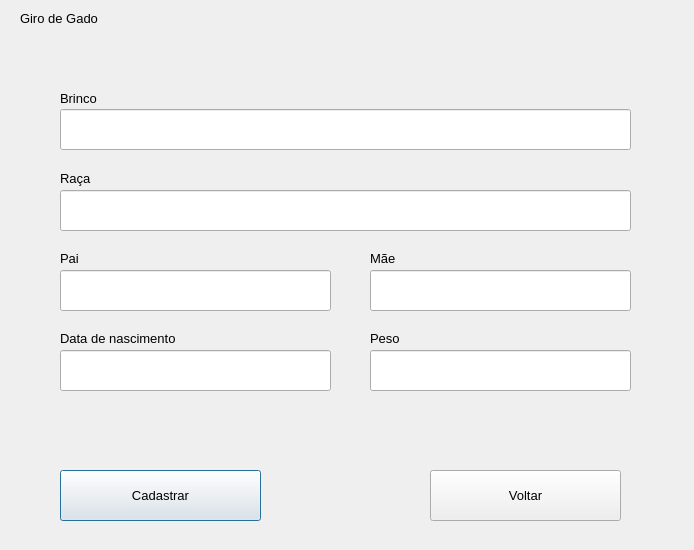
<?xml version="1.0" encoding="UTF-8"?>
<ui version="4.0">
 <class>CattleBirthScreen</class>
 <widget class="QDialog" name="CattleBirthScreen">
  <property name="geometry">
   <rect>
    <x>0</x>
    <y>0</y>
    <width>694</width>
    <height>550</height>
   </rect>
  </property>
  <property name="windowTitle">
   <string>Tela de Parto de Gado</string>
  </property>
  <widget class="QLabel" name="labelMother">
   <property name="geometry">
    <rect>
     <x>370</x>
     <y>250</y>
     <width>61</width>
     <height>16</height>
    </rect>
   </property>
   <property name="font">
    <font>
     <pointsize>10</pointsize>
    </font>
   </property>
   <property name="text">
    <string>Mãe</string>
   </property>
  </widget>
  <widget class="QLabel" name="labelBreed">
   <property name="geometry">
    <rect>
     <x>60</x>
     <y>170</y>
     <width>61</width>
     <height>16</height>
    </rect>
   </property>
   <property name="font">
    <font>
     <pointsize>10</pointsize>
    </font>
   </property>
   <property name="text">
    <string>Raça</string>
   </property>
  </widget>
  <widget class="QLineEdit" name="inputMother">
   <property name="geometry">
    <rect>
     <x>370</x>
     <y>270</y>
     <width>261</width>
     <height>41</height>
    </rect>
   </property>
   <property name="font">
    <font>
     <pointsize>10</pointsize>
    </font>
   </property>
  </widget>
  <widget class="QLabel" name="labelBrinco">
   <property name="geometry">
    <rect>
     <x>60</x>
     <y>90</y>
     <width>61</width>
     <height>16</height>
    </rect>
   </property>
   <property name="font">
    <font>
     <pointsize>10</pointsize>
    </font>
   </property>
   <property name="text">
    <string>Brinco</string>
   </property>
  </widget>
  <widget class="QLineEdit" name="inputBrinco">
   <property name="geometry">
    <rect>
     <x>60</x>
     <y>109</y>
     <width>571</width>
     <height>41</height>
    </rect>
   </property>
   <property name="font">
    <font>
     <pointsize>10</pointsize>
    </font>
   </property>
  </widget>
  <widget class="QLabel" name="labelTitle">
   <property name="geometry">
    <rect>
     <x>20</x>
     <y>10</y>
     <width>81</width>
     <height>16</height>
    </rect>
   </property>
   <property name="font">
    <font>
     <pointsize>10</pointsize>
    </font>
   </property>
   <property name="text">
    <string>Giro de Gado</string>
   </property>
  </widget>
  <widget class="QLineEdit" name="inputWeight">
   <property name="geometry">
    <rect>
     <x>370</x>
     <y>350</y>
     <width>261</width>
     <height>41</height>
    </rect>
   </property>
   <property name="font">
    <font>
     <pointsize>10</pointsize>
    </font>
   </property>
  </widget>
  <widget class="QLabel" name="labelDate">
   <property name="geometry">
    <rect>
     <x>60</x>
     <y>330</y>
     <width>121</width>
     <height>16</height>
    </rect>
   </property>
   <property name="font">
    <font>
     <pointsize>10</pointsize>
    </font>
   </property>
   <property name="text">
    <string>Data de nascimento</string>
   </property>
  </widget>
  <widget class="QLineEdit" name="inputFather">
   <property name="geometry">
    <rect>
     <x>60</x>
     <y>270</y>
     <width>271</width>
     <height>41</height>
    </rect>
   </property>
   <property name="font">
    <font>
     <pointsize>10</pointsize>
    </font>
   </property>
  </widget>
  <widget class="QLabel" name="labelFather">
   <property name="geometry">
    <rect>
     <x>60</x>
     <y>250</y>
     <width>111</width>
     <height>16</height>
    </rect>
   </property>
   <property name="font">
    <font>
     <pointsize>10</pointsize>
    </font>
   </property>
   <property name="text">
    <string>Pai</string>
   </property>
  </widget>
  <widget class="QLineEdit" name="inputBreed">
   <property name="geometry">
    <rect>
     <x>60</x>
     <y>190</y>
     <width>571</width>
     <height>41</height>
    </rect>
   </property>
   <property name="font">
    <font>
     <pointsize>10</pointsize>
    </font>
   </property>
  </widget>
  <widget class="QLineEdit" name="inputDate">
   <property name="geometry">
    <rect>
     <x>60</x>
     <y>350</y>
     <width>271</width>
     <height>41</height>
    </rect>
   </property>
   <property name="font">
    <font>
     <pointsize>10</pointsize>
    </font>
   </property>
  </widget>
  <widget class="QLabel" name="labelWeight">
   <property name="geometry">
    <rect>
     <x>370</x>
     <y>330</y>
     <width>121</width>
     <height>16</height>
    </rect>
   </property>
   <property name="font">
    <font>
     <pointsize>10</pointsize>
    </font>
   </property>
   <property name="text">
    <string>Peso</string>
   </property>
  </widget>
  <widget class="QPushButton" name="registerButton">
   <property name="geometry">
    <rect>
     <x>60</x>
     <y>470</y>
     <width>201</width>
     <height>51</height>
    </rect>
   </property>
   <property name="font">
    <font>
     <pointsize>10</pointsize>
    </font>
   </property>
   <property name="text">
    <string>Cadastrar</string>
   </property>
  </widget>
  <widget class="QPushButton" name="backButton">
   <property name="geometry">
    <rect>
     <x>430</x>
     <y>470</y>
     <width>191</width>
     <height>51</height>
    </rect>
   </property>
   <property name="font">
    <font>
     <pointsize>10</pointsize>
    </font>
   </property>
   <property name="text">
    <string>Voltar</string>
   </property>
  </widget>
 </widget>
 <resources/>
 <connections/>
</ui>
